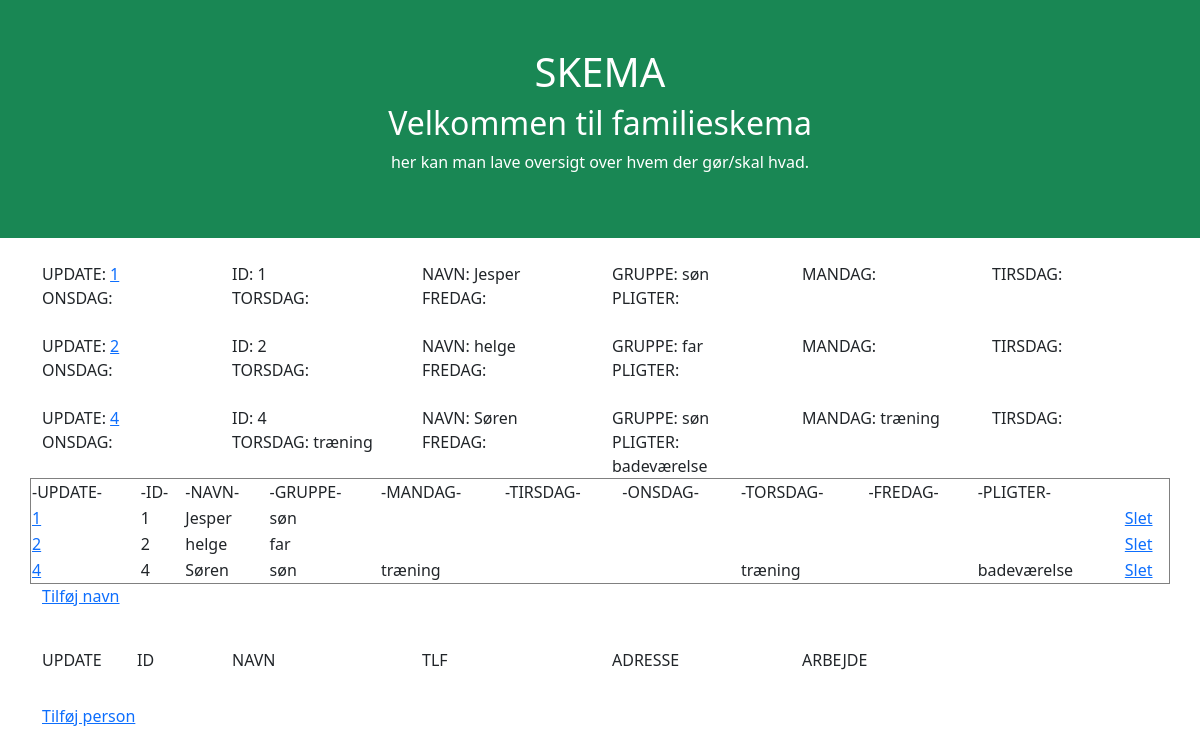
Before: /skema/ with the older database file.
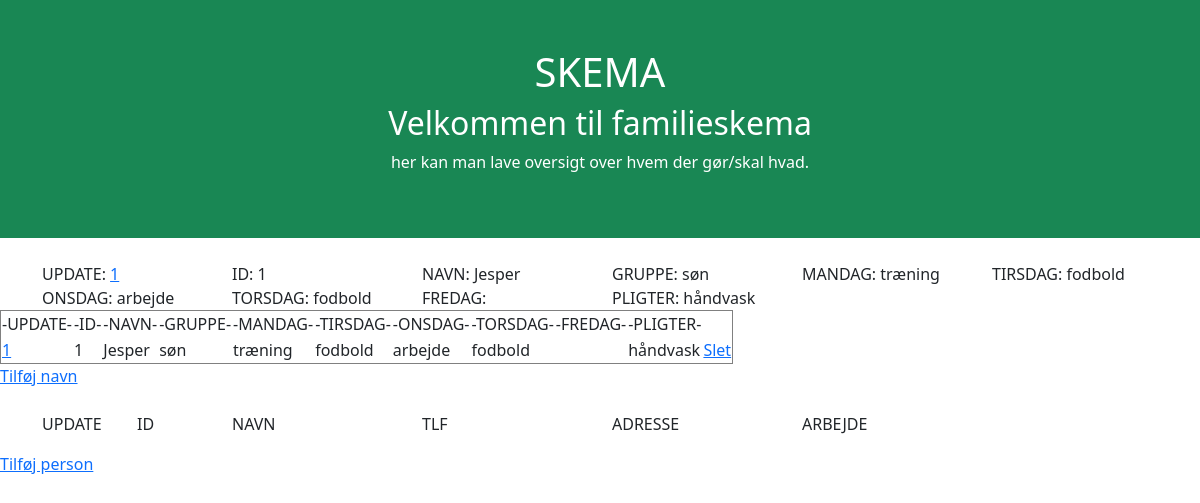
After: the same page with the newer database file.
### skema/models.py (models this page shows)
class Skema(models.Model):
  navn = models.TextField()
  gruppe = models.TextField()
  mandag = models.TextField(blank=True)
  tirsdag = models.TextField(blank=True)
  onsdag = models.TextField(blank=True)
  torsdag = models.TextField(blank =True)
  fredag = models.TextField(blank=True)
  pligter = models.TextField(blank=True)

### skema/views.py (the view)
# urls.py: path('', views.index, name= "index"),
def index(request):
    myskema = Skema.objects.all().values()
    template = loader.get_template('index.html')
    context = {
    'myskema': myskema
   }
    return HttpResponse(template.render(context, request))

### skema/templates/index.html (shortened to what this page needs)
<!DOCTYPE html>
<html lang="en">
<head>
  <link href="https://cdn.jsdelivr.net/npm/bootstrap@5.1.3/dist/css/bootstrap.min.css" rel="stylesheet">
</head>
<body>
<div class="container-fluid p-5 bg-success text-white text-center">
  <h1>SKEMA</h1>
  <h2>Velkommen til familieskema</h2>
  <p>her kan man lave oversigt over hvem der gør/skal hvad.</p>
</div>
{% for x in myskema %}
  <div class="container mt-4">
    <div class="row">
      <div class="col-sm-2">
        <tr>
        <td>UPDATE:</td>
        <td><a href="update/{{ x.id }}">{{ x.id }}</a></td>
      </div>
      <div class="col-sm-2">
        <td>ID:</td>
        <td>{{ x.id }}</td>
      </div>
      <div class="col-sm-2">
        <td>NAVN:</td>
        <td>{{ x.navn }}</td>
      </div>
      <div class="col-sm-2">
        <td>GRUPPE:</td>
        <td>{{ x.gruppe }}</td>
      </div>
      <div class="col-sm-2">
        <td>MANDAG:</td>
        <td>{{ x.mandag }}</td>
      </div>
      <div class="col-sm-2">
        <td>TIRSDAG:</td>
        <td>{{ x.tirsdag }}</td>
      </div>
      <div class="col-sm-2">
        <td>ONSDAG:</td>
        <td>{{ x.onsdag }}</td>
      </div>
      <div class="col-sm-2">
        <td>TORSDAG:</td>
        <td>{{ x.torsdag }}</td>
      </div>
      <div class="col-sm-2">
        <td>FREDAG:</td>
      </div>
    <div class="col-sm-2">
        <td>PLIGTER:</td>
        <td>{{ x.pligter }}</td>
      </div>
  {% endfor %}
    </div>
  </div>
<body>
  <table border="1">
         <td>  -UPDATE-  </td>
        <td>  -ID-  </td>
        <td>  -NAVN-  </td>
        <td>  -GRUPPE-  </td>
        <td>  -MANDAG-  </td>
        <td>  -TIRSDAG-  </td>
        <td>  -ONSDAG-  </td>
        <td>  -TORSDAG-  </td>
        <td>  -FREDAG-  </td>
        <td>  -PLIGTER-  </td>
        {% for x in myskema %}
        <tr>
            <td><a href="update/{{ x.id }}">{{ x.id }}</a></td>
            <td>{{ x.id }}</td>
            <td>{{ x.navn }}</td>
            <td>{{ x.gruppe }}</td>
            <td>{{ x.mandag }}</td>
            <td>{{ x.tirsdag }}</td>
            <td>{{ x.onsdag }}</td>
            <td>{{ x.torsdag }}</td>
            <td>{{ x.fredag }}</td>
            <td>{{ x.pligter }}</td>
            <td><a href="delete/{{ x.id }}"> Slet </a></td>
        </tr>
        {% endfor %}
  </table>
  <p>
      <a href="add/">Tilføj navn</a>
  </p>
</body>
<div class="container mt-4">
  <div class="row">
    <div class="col-sm-1">
      <tr>
        <td>UPDATE</td>
      </div>
      <div class="col-sm-1">
        <td>ID</td>
      </div>
      <div class="col-sm-2">
        <td>NAVN</td>
      </div>
      <div class="col-sm-2">
        <td>TLF</td>
      </div>
      <div class="col-sm-2">
        <td>ADRESSE</td>
      </div>
      <div class="col-sm-2">
        <td>ARBEJDE</td>
    </div>
  </div>
</div>
<p>
<a href="tlf_add/">Tilføj person</a>
</p>
</html>

Changed rows visible on the page:
removed Skema: id "2", navn "helge", gruppe "far"
removed Skema: id "4", navn "Søren", gruppe "søn", mandag "træning", torsdag "træning", pligter "badeværelse"
changed Skema "Jesper": mandag (not shown) → "træning"; tirsdag (not shown) → "fodbold"; onsdag (not shown) → "arbejde"; torsdag (not shown) → "fodbold"; pligter (not shown) → "håndvask"
